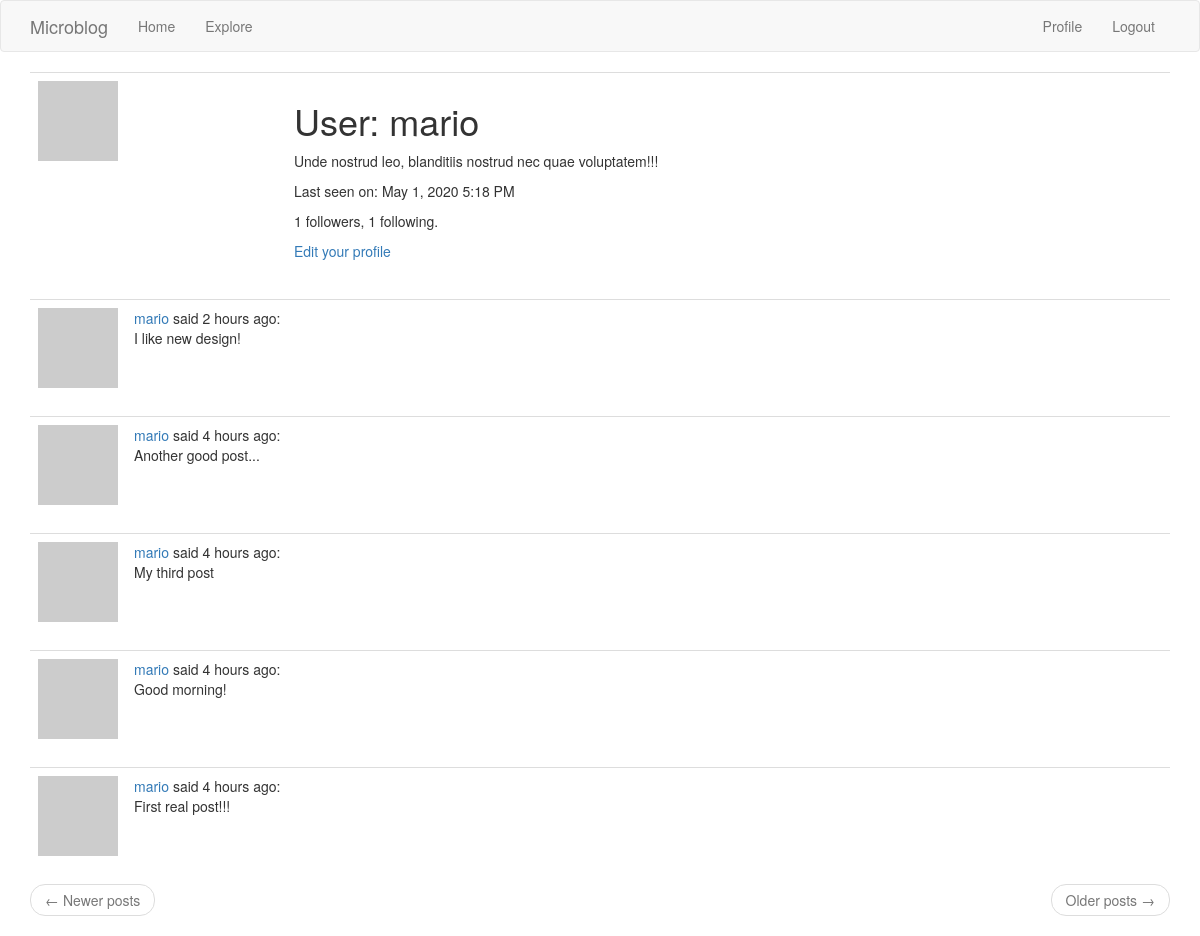
The page /user/mario (signed in) on the database its author committed.
### app/models.py (models this page shows, shortened)
class User(UserMixin, db.Model):
    id = db.Column(db.Integer, primary_key=True)
    username = db.Column(db.String(64), index=True, unique=True)
    email = db.Column(db.String(120), index=True, unique=True)
    password_hash = db.Column(db.String(128))
    about_me = db.Column(db.String(140))
    last_seen = db.Column(db.DateTime, default=dt.datetime.utcnow)
    posts = db.relationship("Post", backref="author", lazy="dynamic")
    followed = db.relationship(
        "User",
        secondary=followers,
        primaryjoin=(followers.c.follower_id == id),
        secondaryjoin=(followers.c.followed_id == id),
        backref=db.backref("followers", lazy="dynamic"),
        lazy="dynamic",
    )
    def avatar(self, size):
        digest = md5(self.email.lower().encode("utf-8")).hexdigest()
        return "https://www.gravatar.com/avatar/{}?d=identicon&s={}".format(
            digest, size
        )

class Post(db.Model):
    id = db.Column(db.Integer, primary_key=True)
    body = db.Column(db.String(140))
    timestamp = db.Column(db.DateTime, index=True, default=dt.datetime.utcnow)
    user_id = db.Column(db.Integer, db.ForeignKey("user.id"), index=True)

### app/routes.py (the view)
@app.route("/user/<username>")
@login_required
def user(username):
    user = User.query.filter_by(username=username).first_or_404()
    page = request.args.get("page", 1, type=int)
    posts = user.posts.order_by(Post.timestamp.desc()).paginate(
        page, app.config["POSTS_PER_PAGE"], False
    )
    next_url = (
        url_for("user", username=user.username, page=posts.next_num)
        if posts.has_next
        else None
    )
    prev_url = (
        url_for("user", username=user.username, page=posts.prev_num)
        if posts.has_prev
        else None
    )
    return render_template(
        "user.html", user=user, posts=posts.items, next_url=next_url, prev_url=prev_url
    )

### app/models.py (called while the page is built)
@login_manager.user_loader
def load_user(id):
    return User.query.get(int(id))

### app/routes.py (called while the page is built)
@app.before_request
def before_request():
    if current_user.is_authenticated:
        current_user.last_seen = dt.datetime.utcnow()
        db.session.commit()
    g.locale = str(get_locale())

### app/templates/user.html
{% extends "base.html" %}
{% block app_content %}
    <table class="table table-hover">
        <tr>
            <td width="256px"><img src="{{ user.avatar(256) }}"></td>
            <td>
                <h1>User: {{ user.username }}</h1>
                {% if user.about_me %}<p>{{ user.about_me }}</p>{% endif %}
                {% if user.last_seen %}
                    <p>Last seen on: {{ moment(user.last_seen).format('LLL') }}</p>
                {% endif %}
                <p>{{ user.followers.count() }} followers, {{ user.followed.count() }} following.</p>
                {% if user == current_user %}
                    <p><a href="{{ url_for('edit_profile') }}">Edit your profile</a></p>
                {% elif not current_user.is_following(user) %}
                    <p><a href="{{ url_for('follow', username=user.username) }}">Follow</a></p>
                {% else %}
                    <p><a href="{{ url_for('unfollow', username=user.username) }}">Unfollow</a></p>
                {% endif %}
            </td>
        </tr>
    </table>
    {% for post in posts %}
        {% include '_post.html' %}
    {% endfor %}
    <nav aria-label="...">
        <ul class="pager">
            <li class="previous{% if not prev_url %} disabled{% endif %}">
                <a href="{{ prev_url or '#' }}">
                    <span aria-hidden="true">&larr;</span> Newer posts
                </a>
            </li>
            <li class="next{% if not next_url %} disabled{% endif %}">
                <a href="{{ next_url or '#' }}">
                    Older posts <span aria-hidden="true">&rarr;</span>
                </a>
            </li>
        </ul>
    </nav>
{% endblock %}

### app/templates/_post.html (shortened to what this page needs)
<table class="table table-hover">
    <tr>
        <td width="70px">
            <a href="{{ url_for('user', username=post.author.username) }}">
                <img src="{{ post.author.avatar(70) }}" />
            </a>
        </td>
        <td>
            {{ _('%(username)s said %(when)s', username=user_link, when=moment(post.timestamp).fromNow()) }}:
            <br>
            {{ post.body }}
        </td>
    </tr>
</table>

### rows shown on the page
User: username "mario", about_me "Unde nostrud leo, blanditiis nostrud nec quae voluptatem!!!", last_seen "May 1, 2020 5:18 PM"
Post: body "I like new design!"
Post: body "Another good post..."
Post: body "My third post"
Post: body "Good morning!"
Post: body "First real post!!!"

### other values the page prints
{{ user.followers.count() }} "1"
{{ user.followed.count() }} "1"
